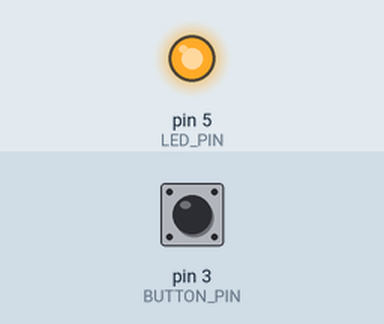
A program run on a simulated Raspberry Pi (header pin numbers). Shown: output pins drawn as LEDs (lit = HIGH). Inputs (shaded band) come from the test bench; at power-on: pin 3 (BUTTON_PIN) HIGH.

Above: at 1.2 s.
1.3 s: pin 3 (BUTTON_PIN) pulled LOW for 0.15 s
At 1.4 s:
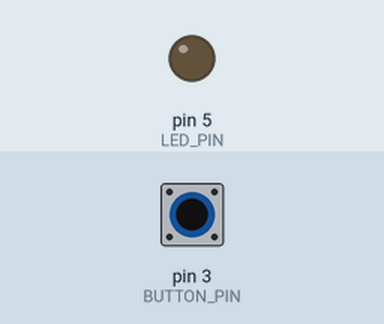
3.0 s: pin 3 (BUTTON_PIN) pulled LOW for 3.2 s
At 6.5 s:
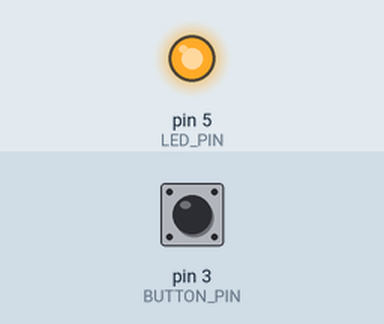
Timing chart, 0 to 8.0 s (numbered marks = the images above; inputs shaded):
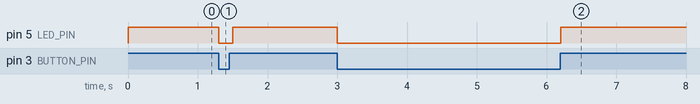

Measured:
- after the input at 1.3 s, pin 5 (LED_PIN): HIGH → LOW at once, → HIGH 0.20 s later
- after the input at 3.0 s, pin 5 (LED_PIN): HIGH → LOW at once, → HIGH 3.2 s later

The program:

IR_Sensor.py
```python
import RPi.GPIO as GPIO
import time

# Set up GPIO mode to BOARD
GPIO.setmode(GPIO.BOARD)

# Define pin numbers using the physical pin numbering (Any pin can Join)
LED_PIN = 5  # Example: pin 11 (physical pin number)
BUTTON_PIN = 3  # Example: pin 7 (physical pin number) sensor_pin

# Set up pins as input or output
GPIO.setup(LED_PIN, GPIO.OUT)
GPIO.setup(BUTTON_PIN, GPIO.IN)

try:
    while True:
        if GPIO.input(BUTTON_PIN) == GPIO.HIGH:
            GPIO.output(LED_PIN, GPIO.HIGH)  # Turn ON LED
        else:
            GPIO.output(LED_PIN, GPIO.LOW)   # Turn OFF LED
        time.sleep(0.1)

except KeyboardInterrupt:
    # Clean up GPIO pins on exit
    GPIO.cleanup()
```
